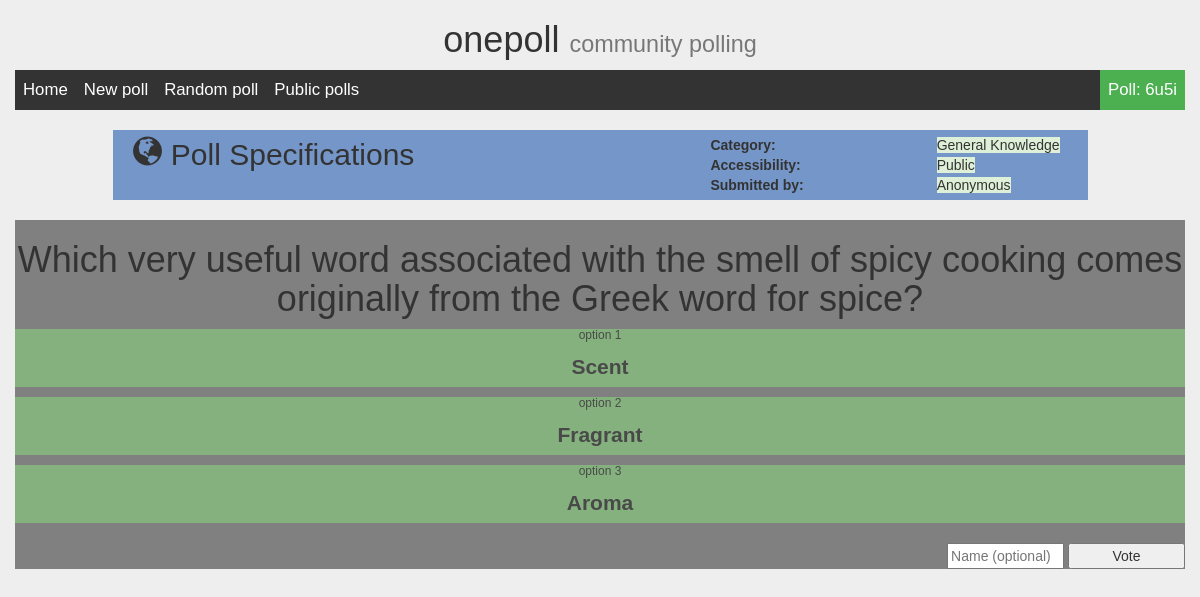
Screenshot of /p/6u5i/ with the database file from the repository.
### onepoll/models.py (models this page shows, shortened)
class Poll(models.Model):
    pid = models.CharField(max_length=4, default='AbcD')
    category = models.CharField(max_length=50, default='Other')
    question_text = models.CharField(max_length=200)
    pub_date = models.DateField('date published')
    public_poll = models.IntegerField(default=1)
    poll_type = models.CharField(max_length=30, default="Survey")
    submitter = models.CharField(max_length=20, default="Anonymous")
    image_link = models.CharField(max_length=300, default="")

class Choice(models.Model):
    poll = models.ForeignKey(Poll, on_delete=models.CASCADE)
    choice_text = models.CharField(max_length=200)
    votes = models.IntegerField(default=0)

### onepoll/views.py (the view)
# urls.py: url(r'^p/(?P<pid>[0-9a-zA-Z]+)/$', views.view_detail, name='detail'),
def view_detail(request, pid):
    poll = get_object_or_404(Poll, pid=pid)
    template_name = 'onepoll/detail.html'
    return render(request, template_name, {
        'poll': poll,
        'participated': utils.user_has_voted(request, poll),
        'private': poll.public_poll == 0,
    })

### onepoll/utils.py (called while the page is built)
def get_ip(request):
    x_forwarded_for = request.META.get('HTTP_X_FORWARDED_FOR')
    if x_forwarded_for:
        ip = x_forwarded_for.split(',')[0]
    else:
        ip = request.META.get('REMOTE_ADDR')
    return ip

def user_has_voted(request, poll):
    ip = get_ip(request)
    return any(user.ip == ip for user in poll.participant_set.all())

### onepoll/templates/onepoll/detail.html (shortened to what this page needs)
{% load staticfiles %}
<!DOCTYPE html>
<html>
<head>
    <link rel="stylesheet" type="text/css" href="{% static './onepoll/css/bootstrap.min.css' %}"/>
    <link rel="stylesheet" type="text/css" href="{% static './onepoll/css/detail.css' %}" />
    <link rel="stylesheet" type="text/css" href="{% static './onepoll/css/navigation.css' %}" />
</head>
<body>
    <div class="container">
        <div class="row">
            <div id="navigation">
                <h1 class="h1 text-center">onepoll <small>community polling</small></h1>
                <ul>
                    <li><a href="{% url 'index' %}">Home</a></li>
                    <li><a href="{% url 'new' %}">New poll</a></li>
                    <li><a href="{% url 'random' %}">Random poll</a></li>
                    <li><a href="{% url 'public' %}">Public polls</a></li>
                    <li style="float: right" class="hidden-xs"><a href="{% url 'detail' poll.pid %}" class="active">Poll: {{ poll.pid }}</a></li>
                </ul>
            </div>
        </div>
        <div class="row">
            <div id="poll-info" class="col-sm-10 col-sm-push-1 col-xs-12">
                <div class="col-sm-6">
                    <span class="h2">
                        <span class="glyphicon glyphicon-globe" aria-hidden="true"></span>
                        Poll Specifications
                    </span>
                </div>
                <div class="col-sm-6 col-xs-11 col-xs-push-1">
                    <div>
                        <div class="col-sm-6 col-xs-6"><b>Category:</b></div>
                        <div class="col-sm-6 col-xs-6"><span class="bg-success">{{ poll.category }}</span></div>
                    </div>
                    <div>
                        <div class="col-sm-6 col-xs-6"><b>Accessibility:</b></div>
                        <div class="col-sm-6 col-xs-6">
                            <span class="bg-success">
                                {% if poll.public_poll == 1 %}
                                Public
                                {% else %}
                                Private
                                {% endif %}
                            </span>
                        </div>
                    </div>
                    <div>
                        <div class="col-sm-6 col-xs-6"><b>Submitted by:</b></div>
                        <div class="col-sm-6 col-xs-6"><span class="bg-success">{{ poll.submitter }}</span></div>
                    </div>
                </div>
            </div>
        </div>
        <form class="form row" action="{% url 'vote' poll.pid %}" method="post">
            <h1>{{ poll.question_text }}</h1>
            {% for choice in poll.choice_set.all %}
            <div class="choice-block">
                <h6>option {{ forloop.counter }}</h6>
                <label>{{ choice.choice_text }}</label>
            </div>
            {% endfor %}
            <div>
                {% if participated == True %}
                <h3>You have already participated in this poll. <a href="{% url 'results' poll.pid %}">Click for results.</a></h3>
                {% else %}
                <input type="text" placeholder="Name (optional)" name="name">
                <input type="submit" value="Vote"/>
                {% endif %}
            </div>
        </form>
    </div>
</body>
</html>

### onepoll/static/onepoll/css/detail.css (style rules this page uses)
#poll-info { margin-top: 20px; padding: 5px; background-color: #7596c8; }
form { margin-top: 20px; background-color: gray; text-align: center; }
.choice-block { background-color: #86C67C; opacity: 0.7; }
form div:last-child { text-align: right; }
form h6 { font-family: sans-serif; }
form div label { font-size: 1.5em; }
form input[type='submit'], form input[type="text"] { display: inline; font-size: 1em; margin-top: 20px; width: 10%; }

### onepoll/static/onepoll/css/navigation.css (style rules this page uses)
body { background-color: #eee; font-family: sans-serif; }
#navigation { width: 100%; }
#navigation li { float: left; }
#navigation li a { display: block; color: white; font-size: 1.2em; text-decoration: none; padding: 8px 8px; }
#navigation li a.active { background-color: #4CAF50; }
#navigation ul { list-style-type: none; margin: 0 auto; padding: 0; overflow: hidden; background-color: #333; }

### rows the page displays
Poll: pid "6u5i", category "General Knowledge", submitter "Anonymous", question_text "Which very useful word associated with the smell of spicy cooking comes originally from the Greek word for spice?"
Choice: choice_text "Scent"
Choice: choice_text "Fragrant"
Choice: choice_text "Aroma"
